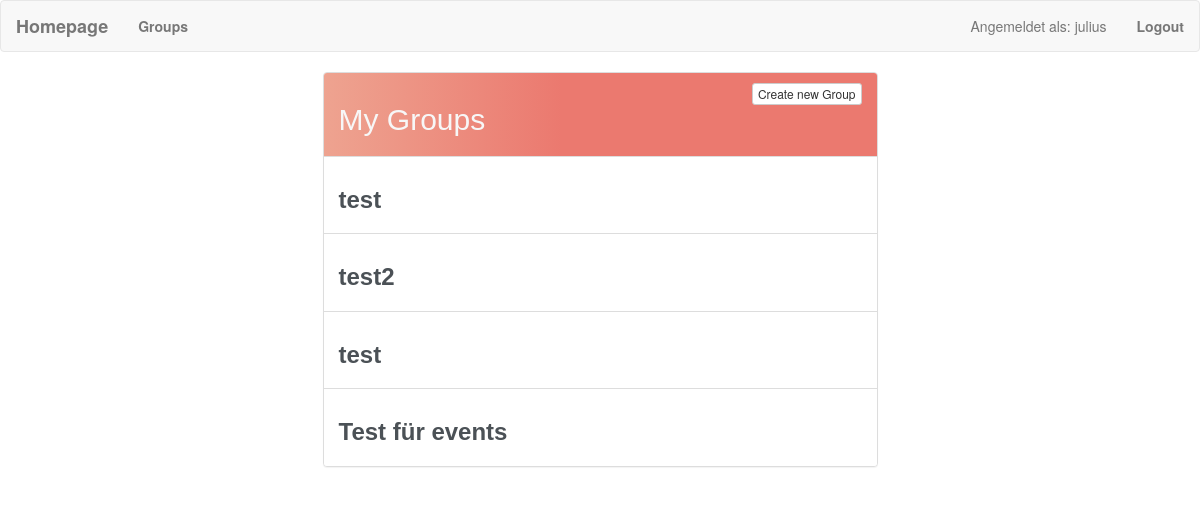
/group/ (signed in), run on the app's committed database.
### todolist/models.py (models this page shows, shortened)
class Group(models.Model):
    name = models.CharField(max_length=100)
    members = models.ManyToManyField(User, related_name='group_memberships')
    polls = models.ManyToManyField('poll.Poll', related_name='groups_polls', blank=True)

### todolist/views.py (the view)
# urls.py: path('group/', todolist_views.GroupListView.as_view(), name='group'),
class GroupListView(LoginRequiredMixin, ListView):
    model = Group
    template_name = 'group_list.html'
    context_object_name = 'groups'
    def get_queryset(self):
        return self.request.user.group_memberships.all()

### templates/group_list.html (shortened to what this page needs)
{% extends "base.html" %}
{% block main%}
<div class="row">
    <div class="col-lg-6 col-lg-offset-3">
        <div class="panel panel-default">
            <div class="panel-heading" style="display: flex; justify-content: space-between; align-items: center;">
              <div class="panel-title">
                <h2>My Groups</h2>
              </div>
              <a href="{% url 'create_group'%}" class="btn btn-default btn-xs" style="align-self: flex-start;">Create new Group</a>
            </div>
              <ul class="list-group">
                  {% for group in groups %}
                  <div class="list-group-item">
                    <h3>
                      <a href="{% url 'group_detail' group.id %}" style="text-decoration: none;">{{ group.name }}</a>
                    </h3>
                  </div>
                  {% endfor %}
                </ul>
          </div>
    </div>
</div>
{% endblock %}

### templates/base.html (shortened to what this page needs)
<!DOCTYPE html>
<html lang="en">
    <head>
        <link rel="stylesheet" href="https://maxcdn.bootstrapcdn.com/bootstrap/3.3.7/css/bootstrap.min.css">
    </head>
    <body>
        <nav class="navbar navbar-default" role="navigation">
            <div class="navbar-header">
                <a class="navbar-brand" href="{% url 'calendar' %}">Homepage</a>
            </div>
                <div class="collapse navbar-collapse navbar-ex1-collapse">
                    <ul class="nav navbar-nav">
                        <li><a href="{% url 'group' %}">Groups</a></li>
                    </ul>
                    <ul class="nav navbar-nav navbar-right">
                        {% if request.user.is_authenticated %}
                        <li><p class="navbar-text">Angemeldet als: {{ request.user.username }}</p></li>
                        <li><a href="{% url 'logout' %}">Logout</a></li>
                        {% else %}
                        <li><a href="{% url 'login' %}">Login</a></li>
                        {% endif %}
                    </ul>
                </div>
        </nav>
        <div class="container">
            {% block main %}{% endblock %}
        </div>
    </body>
</html>

### templates/base.html (style rules this page uses)
h1, h2, h3, h4, h5, h6, button { font-family: 'Raleway', sans-serif; }
a, p { color: #4b5156 }
a { font-weight: 600; }
.navbar-nav.navbar-right { margin-left: auto; }
.panel-heading { background: linear-gradient(90deg, #EEA390 0%, #EB796F 43%, #EB796F 100%); }
.panel-title { color: rgb(247, 247, 247); text-decoration: none; font-size: 30px; font-weight: bold; }

### data on the page
Group: name "test"
Group: name "test2"
Group: name "test"
Group: name "Test für events"

### other printed values
{{ request.user.username }} "julius"
